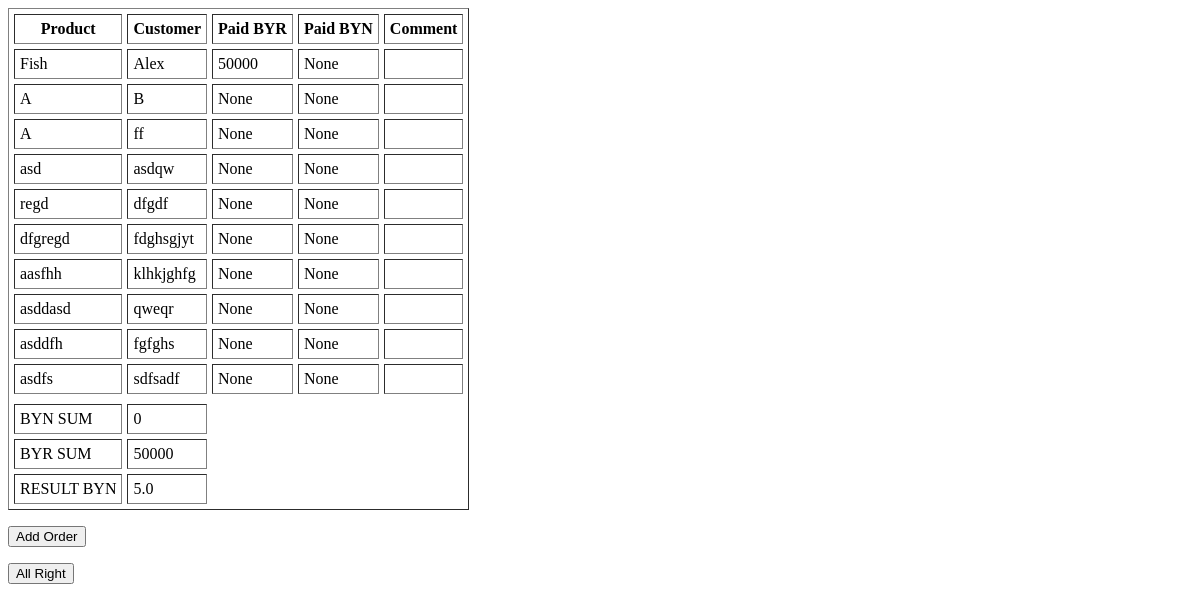
The app's page /orders/get_orders/, older data.
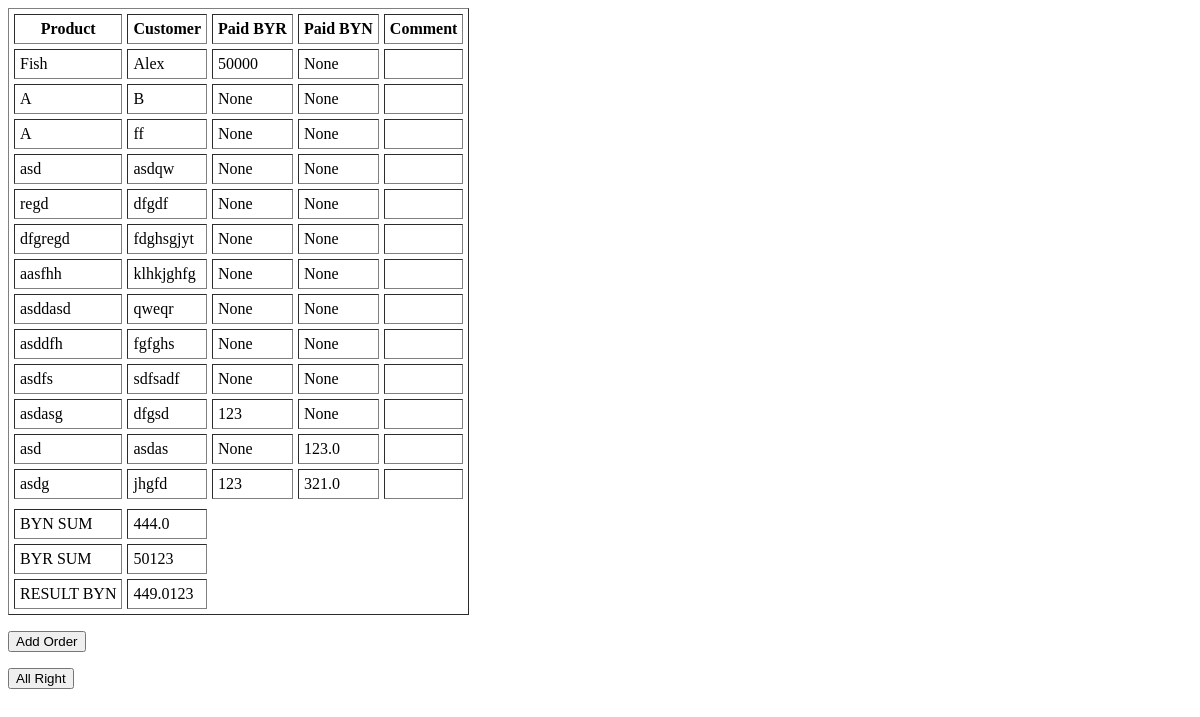
The same page, newer data.
### Order/models.py (models this page shows)
class Order(models.Model):
    product = models.CharField(max_length=30)
    customer = models.CharField(max_length=40)
    email = models.EmailField()
    paid_BYR = models.IntegerField(null=True, )
    paid_BYN = models.FloatField(null=True)
    comment = models.CharField(max_length=300, null=True)
    order_datetime = models.DateTimeField()
    collective_order = models.ForeignKey(CollectiveOrder, default=None)

### Order/views.py (the view)
def get_orders(request):
    collective_order_id = request.session.get('collective_order_id')
    orders = Order.objects.filter(collective_order__id=collective_order_id)
    BYN_sum = 0
    BYR_sum = 0
    for order in orders:
        if order.paid_BYN:
            BYN_sum += order.paid_BYN
        elif order.paid_BYR:
            BYR_sum += order.paid_BYR
    result_BYN = BYN_sum + float(BYR_sum) / 10000
    context = {'orders': orders,
               'BYN_sum': BYN_sum,
               'BYR_sum': BYR_sum,
               'result_BYN': result_BYN
               }
    return render(request, 'get_orders.html', context)

### Order/templates/get_orders.html (shortened to what this page needs)
<!DOCTYPE html>
<html lang="en">
<head>
</head>
<body>
    <table border="1" cellpadding="5" cellspacing="5">
    <tr>
        <th>Product</th>
        <th>Customer</th>
        <th>Paid BYR</th>
        <th>Paid BYN</th>
        <th>Comment</th>
    </tr>
        {% for order in orders %}
            <tr>
                <td>{{ order.product }}</td>
                <td>{{ order.customer }}</td>
                <td>{{ order.paid_BYR }}</td>
                <td>{{ order.paid_BYN }}</td>
                <td>{{ order.comment }}</td>
            </tr>
        {% endfor %}
        <tr><td>BYN SUM</td><td>{{ BYN_sum }}</td></tr>
        <tr><td>BYR SUM</td><td>{{ BYR_sum }}</td></tr>
        <tr><td>RESULT BYN</td><td>{{ result_BYN }}</td></tr>
    </table>
    <form action="{% url 'order_form' %}" method="GET">
        <p><input type="submit" value='Add Order' name='Add Order'></p>
        <p><input type="submit" value='All Right' name='All Right'></p>
    </form>
</body>
</html>

Row changes from the older to the newer data that the page shows:
added Order: product "asdasg", customer "dfgsd", paid_BYR "123", paid_BYN "None"
added Order: product "asd", customer "asdas", paid_BYR "None", paid_BYN "123.0"
added Order: product "asdg", customer "jhgfd", paid_BYR "123", paid_BYN "321.0"
Text that changed along with them:
{{ BYN_sum }}: "0" → "444.0"
{{ BYR_sum }}: "50000" → "50123"
{{ result_BYN }}: "5.0" → "449.0123"
